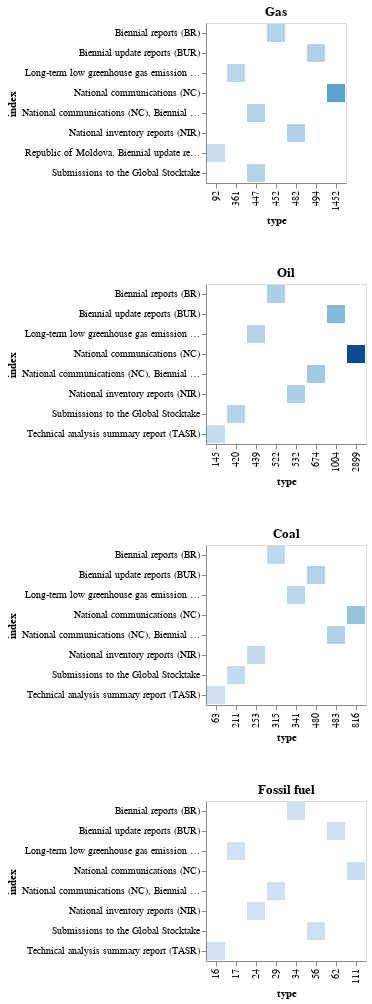

Source (notebook cell):
### Code cell
# Get the unique concepts
concepts = df_concepts_melted.Concept.unique()

# Create a list to store the charts
charts = []

# Loop over the concepts and create a chart for each one
for concept in concepts:
    # Select the data for the current concept
    data = df_concepts_melted[df_concepts_melted['Concept'] == concept]


    # Get the top 8 counts by type and create a horizontal bar chart
    chart = alt.Chart(data['type'].value_counts().reset_index().iloc[:8]).mark_bar().encode(
        x='type:O',
        y='index:O',
        color=alt.Color('type', legend=None),
        tooltip=['type'],
    ).properties(
        title=concept
    )

    # Add the chart to the list
    charts.append(chart)
# Combine the charts using the vconcat method
combined_charts = alt.vconcat(*charts, spacing=40)

# Show the combined charts
combined_charts

### Figure 1 — Vega-Lite specification as saved in the notebook (floating-point values rounded to 4 significant figures)
{"config": {"view": {"continuousWidth": 400, "continuousHeight": 300}}, "vconcat": [{"data": {"name": "data-6ad881fd8244be12d3ef2c6178f517d0"}, "mark": "bar", "encoding": {"color": {"field": "type", "legend": null, "type": "quantitative"}, "tooltip": [{"field": "type", "type": "quantitative"}], "x": {"field": "type", "type": "ordinal"}, "y": {"field": "index", "type": "ordinal"}}, "title": "Gas"}, {"data": {"name": "data-ed96aec502f83ddf7932ae799286eb1d"}, "mark": "bar", "encoding": {"color": {"field": "type", "legend": null, "type": "quantitative"}, "tooltip": [{"field": "type", "type": "quantitative"}], "x": {"field": "type", "type": "ordinal"}, "y": {"field": "index", "type": "ordinal"}}, "title": "Oil"}, {"data": {"name": "data-8e02d0636d1609672145aa832e85b2ae"}, "mark": "bar", "encoding": {"color": {"field": "type", "legend": null, "type": "quantitative"}, "tooltip": [{"field": "type", "type": "quantitative"}], "x": {"field": "type", "type": "ordinal"}, "y": {"field": "index", "type": "ordinal"}}, "title": "Coal"}, {"data": {"name": "data-746a3450fb313fcf7c9946b4c6721d1f"}, "mark": "bar", "encoding": {"color": {"field": "type", "legend": null, "type": "quantitative"}, "tooltip": [{"field": "type", "type": "quantitative"}], "x": {"field": "type", "type": "ordinal"}, "y": {"field": "index", "type": "ordinal"}}, "title": "Fossil fuel"}], "spacing": 40, "$schema": "https://vega.github.io/schema/vega-lite/v4.17.0.json", "datasets": {"data-6ad881fd8244be12d3ef2c6178f517d0": [{"index": "National communications (NC)", "type": 1452}, {"index": "Biennial update reports (BUR)", "type": 494}, {"index": "National inventory reports (NIR)", "type": 482}, {"index": "Biennial reports (BR)", "type": 452}, {"index": "National communications (NC), Biennial reports (BR)", "type": 447}, {"index": "Submissions to the Global Stocktake", "type": 447}, {"index": "Long-term low greenhouse gas emission development strategies (LT-LEDS)", "type": 361}, {"index": "Republic of Moldova. Biennial update report (BUR). BUR 2. National inventory report.", "type": 92}], "data-ed96aec502f83ddf7932ae799286eb1d": [{"index": "National communications (NC)", "type": 2899}, {"index": "Biennial update reports (BUR)", "type": 1004}, {"index": "National communications (NC), Biennial reports (BR)", "type": 674}, {"index": "National inventory reports (NIR)", "type": 532}, {"index": "Biennial reports (BR)", "type": 522}, {"index": "Long-term low greenhouse gas emission development strategies (LT-LEDS)", "type": 439}, {"index": "Submissions to the Global Stocktake", "type": 420}, {"index": "Technical analysis summary report (TASR)", "type": 145}], "data-8e02d0636d1609672145aa832e85b2ae": [{"index": "National communications (NC)", "type": 816}, {"index": "National communications (NC), Biennial reports (BR)", "type": 483}, {"index": "Biennial update reports (BUR)", "type": 480}, {"index": "Long-term low greenhouse gas emission development strategies (LT-LEDS)", "type": 341}, {"index": "Biennial reports (BR)", "type": 315}, {"index": "National inventory reports (NIR)", "type": 253}, {"index": "Submissions to the Global Stocktake", "type": 211}, {"index": "Technical analysis summary report (TASR)", "type": 63}], "data-746a3450fb313fcf7c9946b4c6721d1f": [{"index": "National communications (NC)", "type": 111}, {"index": "Biennial update reports (BUR)", "type": 62}, {"index": "Submissions to the Global Stocktake", "type": 56}, {"index": "Biennial reports (BR)", "type": 34}, {"index": "National communications (NC), Biennial reports (BR)", "type": 29}, {"index": "National inventory reports (NIR)", "type": 24}, {"index": "Long-term low greenhouse gas emission development strategies (LT-LEDS)", "type": 17}, {"index": "Technical analysis summary report (TASR)", "type": 16}]}}
